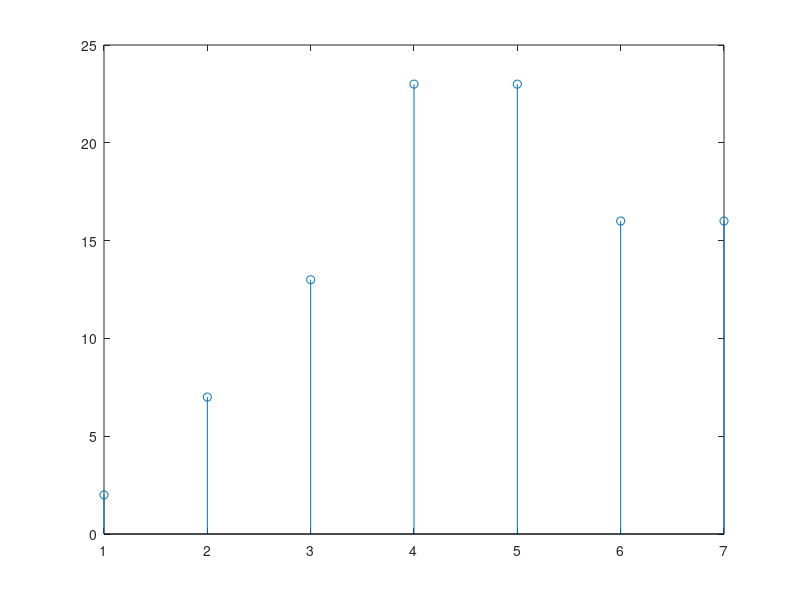

Recreate this plot in MATLAB.
% Define the sequences
h = [2 3 1 4];
x = [1 2 3 4];

% Lengths of sequences
M = length(h);
N = length(x);

% Length of convolution output
L = M + N - 1;

% Perform convolution manually
for n = 1:L
    y(n) = 0;
    for k = 1:M
        if n-k+1 > 0 && n-k+1 <= N
            y(n) = y(n) + h(k) * x(n-k+1);
        end
    end
end

% Display the result
disp('Convolution result:');

stem(y);
